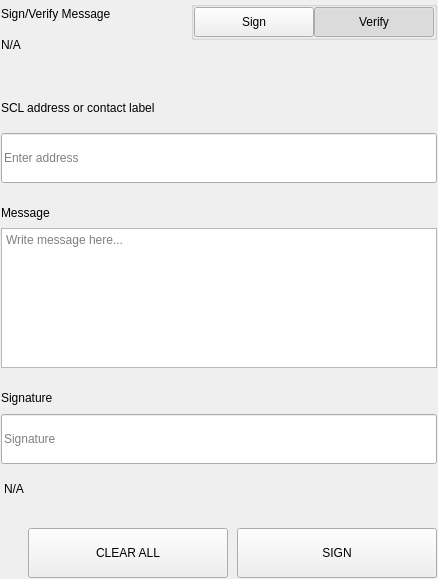
<?xml version="1.0" encoding="UTF-8"?>
<ui version="4.0">
 <class>SettingsSignMessageWidgets</class>
 <widget class="QWidget" name="SettingsSignMessageWidgets">
  <property name="geometry">
   <rect>
    <x>0</x>
    <y>0</y>
    <width>438</width>
    <height>579</height>
   </rect>
  </property>
  <property name="windowTitle">
   <string>Form</string>
  </property>
  <layout class="QVBoxLayout" name="verticalLayout">
   <property name="spacing">
    <number>0</number>
   </property>
   <property name="leftMargin">
    <number>0</number>
   </property>
   <property name="topMargin">
    <number>0</number>
   </property>
   <property name="rightMargin">
    <number>0</number>
   </property>
   <property name="bottomMargin">
    <number>0</number>
   </property>
   <item>
    <widget class="QWidget" name="left" native="true">
     <layout class="QVBoxLayout" name="verticalLayout_3">
      <property name="leftMargin">
       <number>0</number>
      </property>
      <property name="topMargin">
       <number>0</number>
      </property>
      <property name="rightMargin">
       <number>0</number>
      </property>
      <property name="bottomMargin">
       <number>0</number>
      </property>
      <item>
       <widget class="QWidget" name="container_sign" native="true">
        <layout class="QVBoxLayout" name="verticalLayout_2">
         <property name="spacing">
          <number>0</number>
         </property>
         <property name="leftMargin">
          <number>1</number>
         </property>
         <property name="topMargin">
          <number>1</number>
         </property>
         <property name="rightMargin">
          <number>1</number>
         </property>
         <property name="bottomMargin">
          <number>1</number>
         </property>
         <item>
          <layout class="QHBoxLayout" name="horizontalLayout_3" stretch="3,1">
           <property name="spacing">
            <number>40</number>
           </property>
           <item>
            <layout class="QVBoxLayout" name="verticalLayoutTitle">
             <property name="spacing">
              <number>5</number>
             </property>
             <item>
              <widget class="QLabel" name="labelTitle">
               <property name="text">
                <string>Sign/Verify Message</string>
               </property>
              </widget>
             </item>
             <item>
              <widget class="QLabel" name="labelSubtitle1">
               <property name="text">
                <string notr="true">N/A</string>
               </property>
               <property name="wordWrap">
                <bool>true</bool>
               </property>
              </widget>
             </item>
            </layout>
           </item>
           <item alignment="Qt::AlignRight|Qt::AlignTop">
            <widget class="QWidget" name="containerSwitch" native="true">
             <property name="styleSheet">
              <string notr="true">#containerSwitch{
	padding-top:9px;
}</string>
             </property>
             <layout class="QVBoxLayout" name="verticalLayout_6">
              <property name="spacing">
               <number>4</number>
              </property>
              <property name="leftMargin">
               <number>0</number>
              </property>
              <property name="topMargin">
               <number>0</number>
              </property>
              <property name="rightMargin">
               <number>0</number>
              </property>
              <property name="bottomMargin">
               <number>0</number>
              </property>
              <item alignment="Qt::AlignRight">
               <widget class="QGroupBox" name="groupBox">
                <property name="sizePolicy">
                 <sizepolicy hsizetype="Fixed" vsizetype="Preferred">
                  <horstretch>0</horstretch>
                  <verstretch>0</verstretch>
                 </sizepolicy>
                </property>
                <property name="title">
                 <string/>
                </property>
                <property name="alignment">
                 <set>Qt::AlignRight|Qt::AlignTop|Qt::AlignTrailing</set>
                </property>
                <layout class="QHBoxLayout" name="horizontalLayout_4">
                 <property name="spacing">
                  <number>0</number>
                 </property>
                 <property name="leftMargin">
                  <number>0</number>
                 </property>
                 <property name="topMargin">
                  <number>0</number>
                 </property>
                 <property name="rightMargin">
                  <number>0</number>
                 </property>
                 <property name="bottomMargin">
                  <number>0</number>
                 </property>
                 <item>
                  <widget class="QPushButton" name="pushSign">
                   <property name="minimumSize">
                    <size>
                     <width>120</width>
                     <height>30</height>
                    </size>
                   </property>
                   <property name="maximumSize">
                    <size>
                     <width>120</width>
                     <height>30</height>
                    </size>
                   </property>
                   <property name="focusPolicy">
                    <enum>Qt::NoFocus</enum>
                   </property>
                   <property name="text">
                    <string>Sign</string>
                   </property>
                   <property name="checkable">
                    <bool>true</bool>
                   </property>
                   <property name="autoExclusive">
                    <bool>true</bool>
                   </property>
                  </widget>
                 </item>
                 <item>
                  <widget class="QPushButton" name="pushVerify">
                   <property name="minimumSize">
                    <size>
                     <width>120</width>
                     <height>30</height>
                    </size>
                   </property>
                   <property name="maximumSize">
                    <size>
                     <width>120</width>
                     <height>30</height>
                    </size>
                   </property>
                   <property name="focusPolicy">
                    <enum>Qt::NoFocus</enum>
                   </property>
                   <property name="text">
                    <string>Verify</string>
                   </property>
                   <property name="checkable">
                    <bool>true</bool>
                   </property>
                   <property name="checked">
                    <bool>true</bool>
                   </property>
                   <property name="autoExclusive">
                    <bool>true</bool>
                   </property>
                  </widget>
                 </item>
                </layout>
               </widget>
              </item>
              <item alignment="Qt::AlignHCenter|Qt::AlignTop">
               <widget class="QLabel" name="labelSubtitleSwitch">
                <property name="text">
                 <string/>
                </property>
                <property name="alignment">
                 <set>Qt::AlignRight|Qt::AlignTrailing|Qt::AlignVCenter</set>
                </property>
               </widget>
              </item>
             </layout>
            </widget>
           </item>
          </layout>
         </item>
         <item>
          <spacer name="verticalSpacer_2">
           <property name="orientation">
            <enum>Qt::Vertical</enum>
           </property>
           <property name="sizeType">
            <enum>QSizePolicy::Fixed</enum>
           </property>
           <property name="sizeHint" stdset="0">
            <size>
             <width>20</width>
             <height>40</height>
            </size>
           </property>
          </spacer>
         </item>
         <item>
          <widget class="QWidget" name="containerAddress" native="true">
           <property name="sizePolicy">
            <sizepolicy hsizetype="Preferred" vsizetype="Fixed">
             <horstretch>0</horstretch>
             <verstretch>0</verstretch>
            </sizepolicy>
           </property>
           <layout class="QVBoxLayout" name="verticalLayout_5" stretch="0,0">
            <property name="spacing">
             <number>15</number>
            </property>
            <property name="leftMargin">
             <number>0</number>
            </property>
            <property name="topMargin">
             <number>0</number>
            </property>
            <property name="rightMargin">
             <number>0</number>
            </property>
            <property name="bottomMargin">
             <number>0</number>
            </property>
            <item>
             <widget class="QLabel" name="labelSubtitleAddress">
              <property name="minimumSize">
               <size>
                <width>0</width>
                <height>20</height>
               </size>
              </property>
              <property name="maximumSize">
               <size>
                <width>16777215</width>
                <height>20</height>
               </size>
              </property>
              <property name="text">
               <string>SCL address or contact label</string>
              </property>
             </widget>
            </item>
            <item>
             <widget class="QLineEdit" name="addressIn_SM">
              <property name="minimumSize">
               <size>
                <width>0</width>
                <height>50</height>
               </size>
              </property>
              <property name="maximumSize">
               <size>
                <width>16777215</width>
                <height>50</height>
               </size>
              </property>
              <property name="placeholderText">
               <string>Enter address</string>
              </property>
             </widget>
            </item>
           </layout>
          </widget>
         </item>
         <item>
          <spacer name="verticalSpacer_3">
           <property name="orientation">
            <enum>Qt::Vertical</enum>
           </property>
           <property name="sizeType">
            <enum>QSizePolicy::Fixed</enum>
           </property>
           <property name="sizeHint" stdset="0">
            <size>
             <width>20</width>
             <height>20</height>
            </size>
           </property>
          </spacer>
         </item>
         <item>
          <layout class="QVBoxLayout" name="verticalLayout_9">
           <property name="spacing">
            <number>5</number>
           </property>
           <item>
            <widget class="QLabel" name="labelSubtitleMessage">
             <property name="minimumSize">
              <size>
               <width>0</width>
               <height>20</height>
              </size>
             </property>
             <property name="maximumSize">
              <size>
               <width>16777215</width>
               <height>20</height>
              </size>
             </property>
             <property name="text">
              <string>Message</string>
             </property>
            </widget>
           </item>
           <item>
            <widget class="QPlainTextEdit" name="messageIn_SM">
             <property name="minimumSize">
              <size>
               <width>0</width>
               <height>140</height>
              </size>
             </property>
             <property name="maximumSize">
              <size>
               <width>16777215</width>
               <height>140</height>
              </size>
             </property>
             <property name="placeholderText">
              <string>Write message here...</string>
             </property>
            </widget>
           </item>
          </layout>
         </item>
         <item>
          <spacer name="verticalSpacer_4">
           <property name="orientation">
            <enum>Qt::Vertical</enum>
           </property>
           <property name="sizeType">
            <enum>QSizePolicy::Fixed</enum>
           </property>
           <property name="sizeHint" stdset="0">
            <size>
             <width>20</width>
             <height>20</height>
            </size>
           </property>
          </spacer>
         </item>
         <item>
          <widget class="QWidget" name="widget" native="true">
           <property name="minimumSize">
            <size>
             <width>0</width>
             <height>75</height>
            </size>
           </property>
           <property name="maximumSize">
            <size>
             <width>16777215</width>
             <height>16777215</height>
            </size>
           </property>
           <layout class="QVBoxLayout" name="verticalLayout_4">
            <property name="leftMargin">
             <number>0</number>
            </property>
            <property name="topMargin">
             <number>0</number>
            </property>
            <property name="rightMargin">
             <number>0</number>
            </property>
            <property name="bottomMargin">
             <number>0</number>
            </property>
            <item>
             <widget class="QLabel" name="labelSubtitleSignature">
              <property name="minimumSize">
               <size>
                <width>0</width>
                <height>20</height>
               </size>
              </property>
              <property name="maximumSize">
               <size>
                <width>16777215</width>
                <height>20</height>
               </size>
              </property>
              <property name="text">
               <string>Signature</string>
              </property>
             </widget>
            </item>
            <item>
             <widget class="QLineEdit" name="signatureOut_SM">
              <property name="minimumSize">
               <size>
                <width>0</width>
                <height>50</height>
               </size>
              </property>
              <property name="placeholderText">
               <string>Signature</string>
              </property>
             </widget>
            </item>
           </layout>
          </widget>
         </item>
         <item>
          <widget class="QLabel" name="statusLabel_SM">
           <property name="styleSheet">
            <string notr="true">padding-top:5px;</string>
           </property>
           <property name="text">
            <string notr="true">N/A</string>
           </property>
          </widget>
         </item>
         <item>
          <spacer name="verticalSpacer">
           <property name="orientation">
            <enum>Qt::Vertical</enum>
           </property>
           <property name="sizeType">
            <enum>QSizePolicy::Fixed</enum>
           </property>
           <property name="sizeHint" stdset="0">
            <size>
             <width>20</width>
             <height>20</height>
            </size>
           </property>
          </spacer>
         </item>
         <item>
          <layout class="QHBoxLayout" name="horizontalLayout_7">
           <property name="spacing">
            <number>9</number>
           </property>
           <item>
            <spacer name="horizontalSpacer_5">
             <property name="orientation">
              <enum>Qt::Horizontal</enum>
             </property>
             <property name="sizeType">
              <enum>QSizePolicy::Expanding</enum>
             </property>
             <property name="sizeHint" stdset="0">
              <size>
               <width>40</width>
               <height>20</height>
              </size>
             </property>
            </spacer>
           </item>
           <item>
            <widget class="QPushButton" name="pushButtonClear">
             <property name="minimumSize">
              <size>
               <width>200</width>
               <height>50</height>
              </size>
             </property>
             <property name="focusPolicy">
              <enum>Qt::NoFocus</enum>
             </property>
             <property name="text">
              <string>CLEAR ALL</string>
             </property>
            </widget>
           </item>
           <item>
            <widget class="QPushButton" name="pushButtonSave">
             <property name="minimumSize">
              <size>
               <width>200</width>
               <height>50</height>
              </size>
             </property>
             <property name="maximumSize">
              <size>
               <width>200</width>
               <height>50</height>
              </size>
             </property>
             <property name="focusPolicy">
              <enum>Qt::NoFocus</enum>
             </property>
             <property name="text">
              <string>SIGN</string>
             </property>
            </widget>
           </item>
          </layout>
         </item>
        </layout>
       </widget>
      </item>
     </layout>
    </widget>
   </item>
  </layout>
 </widget>
 <resources/>
 <connections/>
</ui>
